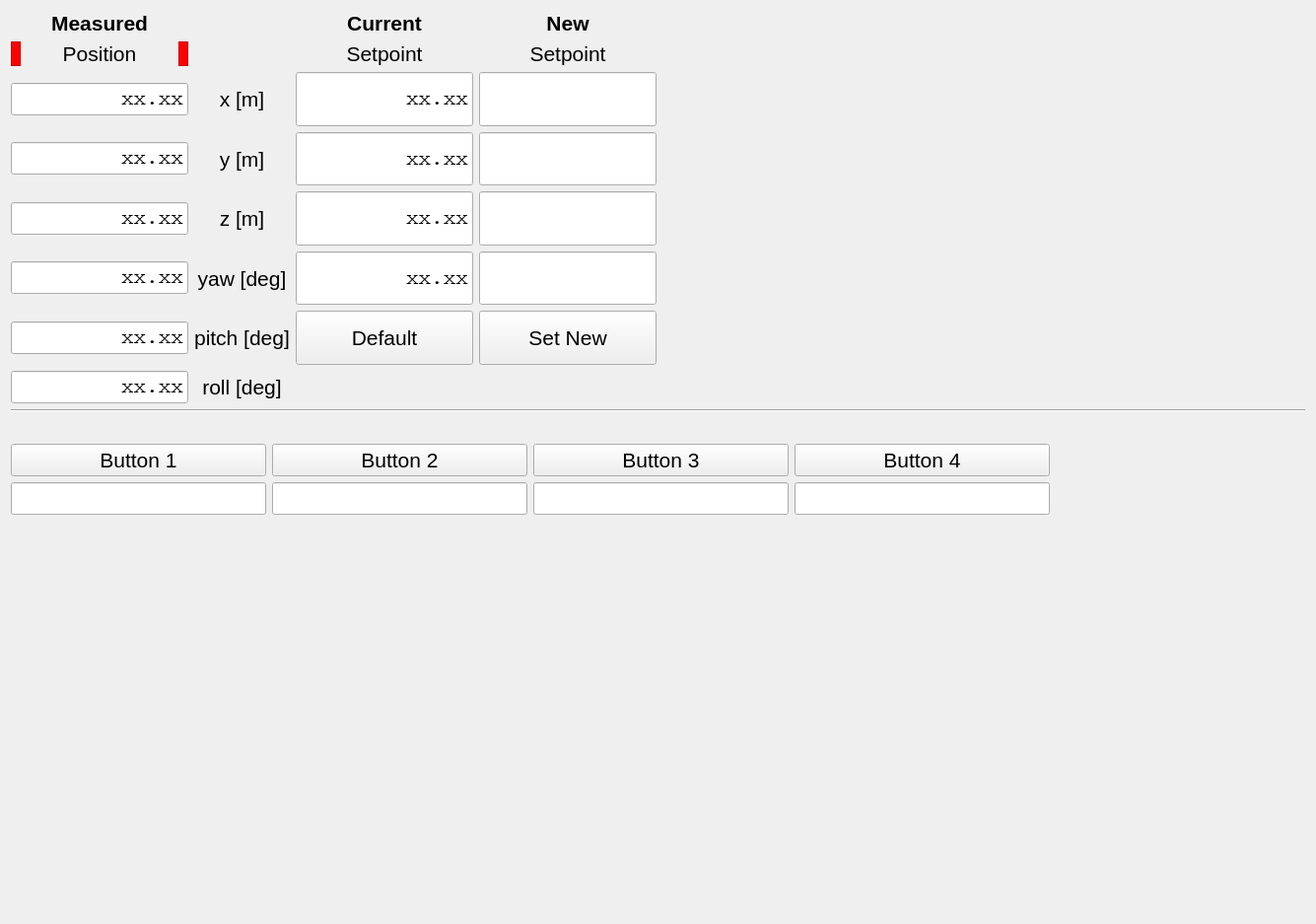
<?xml version="1.0" encoding="UTF-8"?>
<ui version="4.0">
 <class>TemplateControllerTab</class>
 <widget class="QWidget" name="TemplateControllerTab">
  <property name="geometry">
   <rect>
    <x>0</x>
    <y>0</y>
    <width>1335</width>
    <height>937</height>
   </rect>
  </property>
  <property name="font">
   <font>
    <pointsize>16</pointsize>
   </font>
  </property>
  <property name="windowTitle">
   <string>Form</string>
  </property>
  <layout class="QGridLayout" name="gridLayout_2">
   <item row="2" column="0">
    <spacer name="verticalSpacer_2">
     <property name="orientation">
      <enum>Qt::Vertical</enum>
     </property>
     <property name="sizeType">
      <enum>QSizePolicy::Fixed</enum>
     </property>
     <property name="sizeHint" stdset="0">
      <size>
       <width>20</width>
       <height>20</height>
      </size>
     </property>
    </spacer>
   </item>
   <item row="4" column="0">
    <spacer name="verticalSpacer">
     <property name="orientation">
      <enum>Qt::Vertical</enum>
     </property>
     <property name="sizeHint" stdset="0">
      <size>
       <width>20</width>
       <height>40</height>
      </size>
     </property>
    </spacer>
   </item>
   <item row="3" column="0">
    <layout class="QGridLayout" name="gridLayout_3">
     <property name="topMargin">
      <number>6</number>
     </property>
     <property name="bottomMargin">
      <number>6</number>
     </property>
     <item row="0" column="4">
      <spacer name="horizontalSpacer">
       <property name="orientation">
        <enum>Qt::Horizontal</enum>
       </property>
       <property name="sizeHint" stdset="0">
        <size>
         <width>40</width>
         <height>20</height>
        </size>
       </property>
      </spacer>
     </item>
     <item row="0" column="1">
      <widget class="QPushButton" name="custom_button_2">
       <property name="sizePolicy">
        <sizepolicy hsizetype="Minimum" vsizetype="Fixed">
         <horstretch>0</horstretch>
         <verstretch>0</verstretch>
        </sizepolicy>
       </property>
       <property name="text">
        <string>Button 2</string>
       </property>
      </widget>
     </item>
     <item row="0" column="2">
      <widget class="QPushButton" name="custom_button_3">
       <property name="sizePolicy">
        <sizepolicy hsizetype="Minimum" vsizetype="Fixed">
         <horstretch>0</horstretch>
         <verstretch>0</verstretch>
        </sizepolicy>
       </property>
       <property name="text">
        <string>Button 3</string>
       </property>
      </widget>
     </item>
     <item row="0" column="0">
      <widget class="QPushButton" name="custom_button_1">
       <property name="sizePolicy">
        <sizepolicy hsizetype="Minimum" vsizetype="Fixed">
         <horstretch>0</horstretch>
         <verstretch>0</verstretch>
        </sizepolicy>
       </property>
       <property name="text">
        <string>Button 1</string>
       </property>
      </widget>
     </item>
     <item row="2" column="2">
      <layout class="QHBoxLayout" name="horizontalLayout_2">
       <property name="leftMargin">
        <number>0</number>
       </property>
       <property name="rightMargin">
        <number>0</number>
       </property>
       <item>
        <widget class="QLineEdit" name="lineEdit_custom_3">
         <property name="sizePolicy">
          <sizepolicy hsizetype="MinimumExpanding" vsizetype="Fixed">
           <horstretch>0</horstretch>
           <verstretch>0</verstretch>
          </sizepolicy>
         </property>
         <property name="maximumSize">
          <size>
           <width>16777215</width>
           <height>16777215</height>
          </size>
         </property>
        </widget>
       </item>
      </layout>
     </item>
     <item row="2" column="1">
      <layout class="QHBoxLayout" name="horizontalLayout_3">
       <property name="leftMargin">
        <number>0</number>
       </property>
       <property name="rightMargin">
        <number>0</number>
       </property>
       <item>
        <widget class="QLineEdit" name="lineEdit_custom_2">
         <property name="sizePolicy">
          <sizepolicy hsizetype="MinimumExpanding" vsizetype="Fixed">
           <horstretch>0</horstretch>
           <verstretch>0</verstretch>
          </sizepolicy>
         </property>
         <property name="maximumSize">
          <size>
           <width>16777215</width>
           <height>16777215</height>
          </size>
         </property>
        </widget>
       </item>
      </layout>
     </item>
     <item row="2" column="0">
      <layout class="QHBoxLayout" name="horizontalLayout_4">
       <property name="leftMargin">
        <number>0</number>
       </property>
       <property name="rightMargin">
        <number>0</number>
       </property>
       <item>
        <widget class="QLineEdit" name="lineEdit_custom_1">
         <property name="sizePolicy">
          <sizepolicy hsizetype="MinimumExpanding" vsizetype="Fixed">
           <horstretch>0</horstretch>
           <verstretch>0</verstretch>
          </sizepolicy>
         </property>
         <property name="maximumSize">
          <size>
           <width>16777215</width>
           <height>16777215</height>
          </size>
         </property>
        </widget>
       </item>
      </layout>
     </item>
     <item row="0" column="3">
      <widget class="QPushButton" name="custom_button_4">
       <property name="sizePolicy">
        <sizepolicy hsizetype="Expanding" vsizetype="Fixed">
         <horstretch>0</horstretch>
         <verstretch>0</verstretch>
        </sizepolicy>
       </property>
       <property name="text">
        <string>Button 4</string>
       </property>
      </widget>
     </item>
     <item row="2" column="3">
      <widget class="QLineEdit" name="lineEdit_custom_4">
       <property name="sizePolicy">
        <sizepolicy hsizetype="MinimumExpanding" vsizetype="Fixed">
         <horstretch>0</horstretch>
         <verstretch>0</verstretch>
        </sizepolicy>
       </property>
       <property name="maximumSize">
        <size>
         <width>16777215</width>
         <height>16777215</height>
        </size>
       </property>
      </widget>
     </item>
    </layout>
   </item>
   <item row="1" column="0">
    <widget class="Line" name="line">
     <property name="orientation">
      <enum>Qt::Horizontal</enum>
     </property>
    </widget>
   </item>
   <item row="0" column="0">
    <layout class="QGridLayout" name="gridLayout">
     <item row="3" column="3">
      <widget class="QLineEdit" name="lineEdit_setpoint_new_y">
       <property name="sizePolicy">
        <sizepolicy hsizetype="MinimumExpanding" vsizetype="MinimumExpanding">
         <horstretch>0</horstretch>
         <verstretch>0</verstretch>
        </sizepolicy>
       </property>
       <property name="maximumSize">
        <size>
         <width>180</width>
         <height>60</height>
        </size>
       </property>
       <property name="font">
        <font>
         <family>Courier</family>
        </font>
       </property>
       <property name="text">
        <string/>
       </property>
       <property name="alignment">
        <set>Qt::AlignRight|Qt::AlignTrailing|Qt::AlignVCenter</set>
       </property>
      </widget>
     </item>
     <item row="1" column="3">
      <widget class="QLabel" name="label_new_title_line2">
       <property name="text">
        <string>Setpoint</string>
       </property>
       <property name="alignment">
        <set>Qt::AlignCenter</set>
       </property>
      </widget>
     </item>
     <item row="5" column="2">
      <widget class="QLineEdit" name="lineEdit_setpoint_current_yaw">
       <property name="sizePolicy">
        <sizepolicy hsizetype="MinimumExpanding" vsizetype="MinimumExpanding">
         <horstretch>0</horstretch>
         <verstretch>0</verstretch>
        </sizepolicy>
       </property>
       <property name="maximumSize">
        <size>
         <width>180</width>
         <height>60</height>
        </size>
       </property>
       <property name="font">
        <font>
         <family>Courier</family>
        </font>
       </property>
       <property name="text">
        <string>xx.xx</string>
       </property>
       <property name="alignment">
        <set>Qt::AlignRight|Qt::AlignTrailing|Qt::AlignVCenter</set>
       </property>
       <property name="readOnly">
        <bool>true</bool>
       </property>
      </widget>
     </item>
     <item row="2" column="1">
      <widget class="QLabel" name="label_row_x">
       <property name="text">
        <string>x [m]</string>
       </property>
       <property name="alignment">
        <set>Qt::AlignCenter</set>
       </property>
      </widget>
     </item>
     <item row="0" column="3">
      <widget class="QLabel" name="label_new_title">
       <property name="font">
        <font>
         <weight>75</weight>
         <bold>true</bold>
        </font>
       </property>
       <property name="text">
        <string>New</string>
       </property>
       <property name="alignment">
        <set>Qt::AlignCenter</set>
       </property>
      </widget>
     </item>
     <item row="0" column="4">
      <spacer name="horizontalSpacer_2">
       <property name="orientation">
        <enum>Qt::Horizontal</enum>
       </property>
       <property name="sizeHint" stdset="0">
        <size>
         <width>40</width>
         <height>20</height>
        </size>
       </property>
      </spacer>
     </item>
     <item row="3" column="2">
      <widget class="QLineEdit" name="lineEdit_setpoint_current_y">
       <property name="sizePolicy">
        <sizepolicy hsizetype="MinimumExpanding" vsizetype="MinimumExpanding">
         <horstretch>0</horstretch>
         <verstretch>0</verstretch>
        </sizepolicy>
       </property>
       <property name="maximumSize">
        <size>
         <width>180</width>
         <height>60</height>
        </size>
       </property>
       <property name="font">
        <font>
         <family>Courier</family>
        </font>
       </property>
       <property name="text">
        <string>xx.xx</string>
       </property>
       <property name="alignment">
        <set>Qt::AlignRight|Qt::AlignTrailing|Qt::AlignVCenter</set>
       </property>
       <property name="readOnly">
        <bool>true</bool>
       </property>
      </widget>
     </item>
     <item row="0" column="0">
      <widget class="QLabel" name="label_measured_title">
       <property name="font">
        <font>
         <weight>75</weight>
         <bold>true</bold>
        </font>
       </property>
       <property name="text">
        <string>Measured</string>
       </property>
       <property name="alignment">
        <set>Qt::AlignCenter</set>
       </property>
      </widget>
     </item>
     <item row="4" column="3">
      <widget class="QLineEdit" name="lineEdit_setpoint_new_z">
       <property name="sizePolicy">
        <sizepolicy hsizetype="MinimumExpanding" vsizetype="MinimumExpanding">
         <horstretch>0</horstretch>
         <verstretch>0</verstretch>
        </sizepolicy>
       </property>
       <property name="maximumSize">
        <size>
         <width>180</width>
         <height>60</height>
        </size>
       </property>
       <property name="font">
        <font>
         <family>Courier</family>
        </font>
       </property>
       <property name="text">
        <string/>
       </property>
       <property name="alignment">
        <set>Qt::AlignRight|Qt::AlignTrailing|Qt::AlignVCenter</set>
       </property>
      </widget>
     </item>
     <item row="4" column="2">
      <widget class="QLineEdit" name="lineEdit_setpoint_current_z">
       <property name="sizePolicy">
        <sizepolicy hsizetype="MinimumExpanding" vsizetype="MinimumExpanding">
         <horstretch>0</horstretch>
         <verstretch>0</verstretch>
        </sizepolicy>
       </property>
       <property name="maximumSize">
        <size>
         <width>180</width>
         <height>60</height>
        </size>
       </property>
       <property name="font">
        <font>
         <family>Courier</family>
        </font>
       </property>
       <property name="text">
        <string>xx.xx</string>
       </property>
       <property name="alignment">
        <set>Qt::AlignRight|Qt::AlignTrailing|Qt::AlignVCenter</set>
       </property>
       <property name="readOnly">
        <bool>true</bool>
       </property>
      </widget>
     </item>
     <item row="3" column="1">
      <widget class="QLabel" name="label_row_y">
       <property name="text">
        <string>y [m]</string>
       </property>
       <property name="alignment">
        <set>Qt::AlignCenter</set>
       </property>
      </widget>
     </item>
     <item row="1" column="0">
      <layout class="QHBoxLayout" name="horizontalLayout_5">
       <property name="spacing">
        <number>0</number>
       </property>
       <item>
        <widget class="QFrame" name="red_frame_position_left">
         <property name="maximumSize">
          <size>
           <width>10</width>
           <height>16777215</height>
          </size>
         </property>
         <property name="styleSheet">
          <string notr="true">background-color:red;</string>
         </property>
         <property name="frameShape">
          <enum>QFrame::StyledPanel</enum>
         </property>
         <property name="frameShadow">
          <enum>QFrame::Raised</enum>
         </property>
        </widget>
       </item>
       <item>
        <widget class="QLabel" name="label_measured_title_line2">
         <property name="text">
          <string>Position</string>
         </property>
         <property name="alignment">
          <set>Qt::AlignCenter</set>
         </property>
        </widget>
       </item>
       <item>
        <widget class="QFrame" name="red_frame_position_right">
         <property name="maximumSize">
          <size>
           <width>10</width>
           <height>16777215</height>
          </size>
         </property>
         <property name="styleSheet">
          <string notr="true">background-color:red;</string>
         </property>
         <property name="frameShape">
          <enum>QFrame::StyledPanel</enum>
         </property>
         <property name="frameShadow">
          <enum>QFrame::Raised</enum>
         </property>
        </widget>
       </item>
      </layout>
     </item>
     <item row="4" column="1">
      <widget class="QLabel" name="label_row_z">
       <property name="text">
        <string>z [m]</string>
       </property>
       <property name="alignment">
        <set>Qt::AlignCenter</set>
       </property>
      </widget>
     </item>
     <item row="2" column="2">
      <widget class="QLineEdit" name="lineEdit_setpoint_current_x">
       <property name="sizePolicy">
        <sizepolicy hsizetype="MinimumExpanding" vsizetype="MinimumExpanding">
         <horstretch>0</horstretch>
         <verstretch>0</verstretch>
        </sizepolicy>
       </property>
       <property name="maximumSize">
        <size>
         <width>180</width>
         <height>60</height>
        </size>
       </property>
       <property name="font">
        <font>
         <family>Courier</family>
        </font>
       </property>
       <property name="text">
        <string>xx.xx</string>
       </property>
       <property name="alignment">
        <set>Qt::AlignRight|Qt::AlignTrailing|Qt::AlignVCenter</set>
       </property>
       <property name="readOnly">
        <bool>true</bool>
       </property>
      </widget>
     </item>
     <item row="5" column="3">
      <widget class="QLineEdit" name="lineEdit_setpoint_new_yaw">
       <property name="sizePolicy">
        <sizepolicy hsizetype="MinimumExpanding" vsizetype="MinimumExpanding">
         <horstretch>0</horstretch>
         <verstretch>0</verstretch>
        </sizepolicy>
       </property>
       <property name="maximumSize">
        <size>
         <width>180</width>
         <height>60</height>
        </size>
       </property>
       <property name="font">
        <font>
         <family>Courier</family>
        </font>
       </property>
       <property name="text">
        <string/>
       </property>
       <property name="alignment">
        <set>Qt::AlignRight|Qt::AlignTrailing|Qt::AlignVCenter</set>
       </property>
      </widget>
     </item>
     <item row="5" column="1">
      <widget class="QLabel" name="label_row_yaw">
       <property name="text">
        <string>yaw [deg]</string>
       </property>
       <property name="alignment">
        <set>Qt::AlignCenter</set>
       </property>
      </widget>
     </item>
     <item row="6" column="3">
      <widget class="QPushButton" name="set_setpoint_button">
       <property name="sizePolicy">
        <sizepolicy hsizetype="MinimumExpanding" vsizetype="MinimumExpanding">
         <horstretch>0</horstretch>
         <verstretch>0</verstretch>
        </sizepolicy>
       </property>
       <property name="maximumSize">
        <size>
         <width>180</width>
         <height>60</height>
        </size>
       </property>
       <property name="text">
        <string>Set New</string>
       </property>
      </widget>
     </item>
     <item row="0" column="2">
      <widget class="QLabel" name="label_current_title">
       <property name="font">
        <font>
         <weight>75</weight>
         <bold>true</bold>
        </font>
       </property>
       <property name="text">
        <string>Current</string>
       </property>
       <property name="alignment">
        <set>Qt::AlignCenter</set>
       </property>
      </widget>
     </item>
     <item row="6" column="1">
      <widget class="QLabel" name="label_row_pitch">
       <property name="text">
        <string>pitch [deg]</string>
       </property>
       <property name="alignment">
        <set>Qt::AlignCenter</set>
       </property>
      </widget>
     </item>
     <item row="2" column="3">
      <widget class="QLineEdit" name="lineEdit_setpoint_new_x">
       <property name="sizePolicy">
        <sizepolicy hsizetype="MinimumExpanding" vsizetype="MinimumExpanding">
         <horstretch>0</horstretch>
         <verstretch>0</verstretch>
        </sizepolicy>
       </property>
       <property name="maximumSize">
        <size>
         <width>180</width>
         <height>60</height>
        </size>
       </property>
       <property name="font">
        <font>
         <family>Courier</family>
        </font>
       </property>
       <property name="text">
        <string/>
       </property>
       <property name="alignment">
        <set>Qt::AlignRight|Qt::AlignTrailing|Qt::AlignVCenter</set>
       </property>
      </widget>
     </item>
     <item row="1" column="2">
      <widget class="QLabel" name="label_current_title_line2">
       <property name="text">
        <string>Setpoint</string>
       </property>
       <property name="alignment">
        <set>Qt::AlignCenter</set>
       </property>
      </widget>
     </item>
     <item row="6" column="2">
      <widget class="QPushButton" name="default_setpoint_button">
       <property name="sizePolicy">
        <sizepolicy hsizetype="MinimumExpanding" vsizetype="MinimumExpanding">
         <horstretch>0</horstretch>
         <verstretch>0</verstretch>
        </sizepolicy>
       </property>
       <property name="maximumSize">
        <size>
         <width>180</width>
         <height>60</height>
        </size>
       </property>
       <property name="text">
        <string>Default</string>
       </property>
      </widget>
     </item>
     <item row="7" column="1">
      <widget class="QLabel" name="label_row_roll">
       <property name="text">
        <string>roll [deg]</string>
       </property>
       <property name="alignment">
        <set>Qt::AlignCenter</set>
       </property>
      </widget>
     </item>
     <item row="2" column="0">
      <layout class="QHBoxLayout" name="horizontalLayout_7">
       <item>
        <widget class="QLineEdit" name="lineEdit_measured_x">
         <property name="sizePolicy">
          <sizepolicy hsizetype="MinimumExpanding" vsizetype="Fixed">
           <horstretch>0</horstretch>
           <verstretch>0</verstretch>
          </sizepolicy>
         </property>
         <property name="maximumSize">
          <size>
           <width>180</width>
           <height>16777215</height>
          </size>
         </property>
         <property name="font">
          <font>
           <family>Courier</family>
          </font>
         </property>
         <property name="text">
          <string>xx.xx</string>
         </property>
         <property name="alignment">
          <set>Qt::AlignRight|Qt::AlignTrailing|Qt::AlignVCenter</set>
         </property>
         <property name="readOnly">
          <bool>true</bool>
         </property>
        </widget>
       </item>
      </layout>
     </item>
     <item row="3" column="0">
      <layout class="QHBoxLayout" name="horizontalLayout_8">
       <item>
        <widget class="QLineEdit" name="lineEdit_measured_y">
         <property name="sizePolicy">
          <sizepolicy hsizetype="MinimumExpanding" vsizetype="Fixed">
           <horstretch>0</horstretch>
           <verstretch>0</verstretch>
          </sizepolicy>
         </property>
         <property name="maximumSize">
          <size>
           <width>180</width>
           <height>16777215</height>
          </size>
         </property>
         <property name="font">
          <font>
           <family>Courier</family>
          </font>
         </property>
         <property name="text">
          <string>xx.xx</string>
         </property>
         <property name="alignment">
          <set>Qt::AlignRight|Qt::AlignTrailing|Qt::AlignVCenter</set>
         </property>
         <property name="readOnly">
          <bool>true</bool>
         </property>
        </widget>
       </item>
      </layout>
     </item>
     <item row="4" column="0">
      <layout class="QHBoxLayout" name="horizontalLayout_9">
       <item>
        <widget class="QLineEdit" name="lineEdit_measured_z">
         <property name="sizePolicy">
          <sizepolicy hsizetype="MinimumExpanding" vsizetype="Fixed">
           <horstretch>0</horstretch>
           <verstretch>0</verstretch>
          </sizepolicy>
         </property>
         <property name="maximumSize">
          <size>
           <width>180</width>
           <height>16777215</height>
          </size>
         </property>
         <property name="font">
          <font>
           <family>Courier</family>
          </font>
         </property>
         <property name="text">
          <string>xx.xx</string>
         </property>
         <property name="alignment">
          <set>Qt::AlignRight|Qt::AlignTrailing|Qt::AlignVCenter</set>
         </property>
         <property name="readOnly">
          <bool>true</bool>
         </property>
        </widget>
       </item>
      </layout>
     </item>
     <item row="5" column="0">
      <layout class="QHBoxLayout" name="horizontalLayout_10">
       <item>
        <widget class="QLineEdit" name="lineEdit_measured_yaw">
         <property name="sizePolicy">
          <sizepolicy hsizetype="MinimumExpanding" vsizetype="Fixed">
           <horstretch>0</horstretch>
           <verstretch>0</verstretch>
          </sizepolicy>
         </property>
         <property name="maximumSize">
          <size>
           <width>180</width>
           <height>16777215</height>
          </size>
         </property>
         <property name="font">
          <font>
           <family>Courier</family>
          </font>
         </property>
         <property name="text">
          <string>xx.xx</string>
         </property>
         <property name="alignment">
          <set>Qt::AlignRight|Qt::AlignTrailing|Qt::AlignVCenter</set>
         </property>
         <property name="readOnly">
          <bool>true</bool>
         </property>
        </widget>
       </item>
      </layout>
     </item>
     <item row="6" column="0">
      <layout class="QHBoxLayout" name="horizontalLayout_11">
       <item>
        <widget class="QLineEdit" name="lineEdit_measured_pitch">
         <property name="sizePolicy">
          <sizepolicy hsizetype="MinimumExpanding" vsizetype="Fixed">
           <horstretch>0</horstretch>
           <verstretch>0</verstretch>
          </sizepolicy>
         </property>
         <property name="maximumSize">
          <size>
           <width>180</width>
           <height>16777215</height>
          </size>
         </property>
         <property name="font">
          <font>
           <family>Courier</family>
          </font>
         </property>
         <property name="text">
          <string>xx.xx</string>
         </property>
         <property name="alignment">
          <set>Qt::AlignRight|Qt::AlignTrailing|Qt::AlignVCenter</set>
         </property>
         <property name="readOnly">
          <bool>true</bool>
         </property>
        </widget>
       </item>
      </layout>
     </item>
     <item row="7" column="0">
      <layout class="QHBoxLayout" name="horizontalLayout_12">
       <item>
        <widget class="QLineEdit" name="lineEdit_measured_roll">
         <property name="sizePolicy">
          <sizepolicy hsizetype="MinimumExpanding" vsizetype="Fixed">
           <horstretch>0</horstretch>
           <verstretch>0</verstretch>
          </sizepolicy>
         </property>
         <property name="maximumSize">
          <size>
           <width>180</width>
           <height>16777215</height>
          </size>
         </property>
         <property name="font">
          <font>
           <family>Courier</family>
          </font>
         </property>
         <property name="text">
          <string>xx.xx</string>
         </property>
         <property name="alignment">
          <set>Qt::AlignRight|Qt::AlignTrailing|Qt::AlignVCenter</set>
         </property>
         <property name="readOnly">
          <bool>true</bool>
         </property>
        </widget>
       </item>
      </layout>
     </item>
    </layout>
   </item>
  </layout>
 </widget>
 <resources/>
 <connections/>
</ui>
